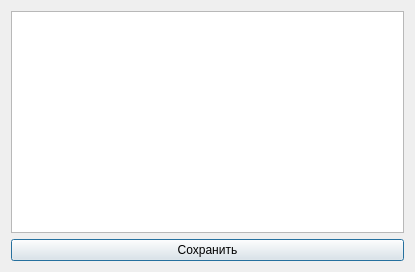
<?xml version="1.0" encoding="UTF-8"?>
<ui version="4.0">
 <class>SaveDesc</class>
 <widget class="QDialog" name="SaveDesc">
  <property name="geometry">
   <rect>
    <x>0</x>
    <y>0</y>
    <width>415</width>
    <height>272</height>
   </rect>
  </property>
  <property name="windowTitle">
   <string>Dialog</string>
  </property>
  <layout class="QGridLayout" name="gridLayout">
   <item row="0" column="0">
    <widget class="QTextEdit" name="textEdit"/>
   </item>
   <item row="1" column="0">
    <widget class="QPushButton" name="pushButton">
     <property name="text">
      <string>Сохранить</string>
     </property>
    </widget>
   </item>
  </layout>
 </widget>
 <resources/>
 <connections/>
</ui>
